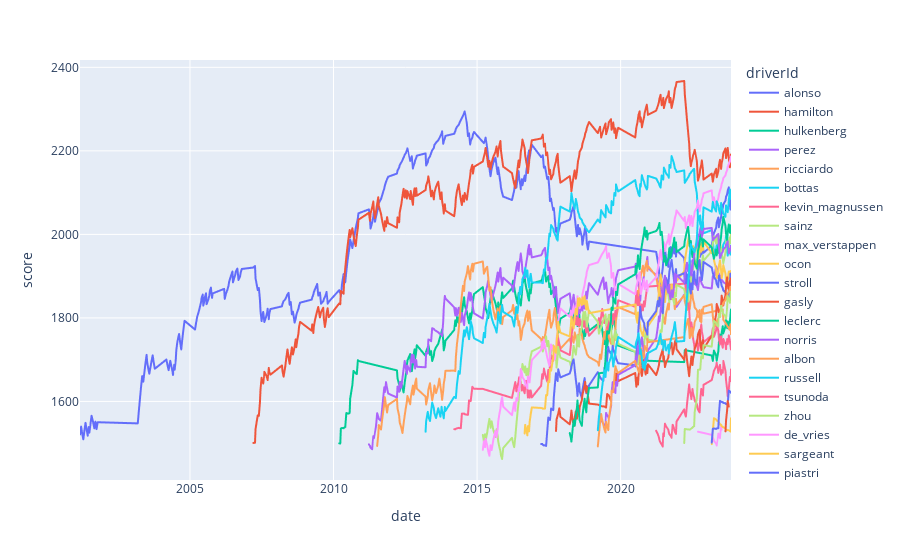

Notebook code cell kept with this figure:
### Code cell
curr_drivers = set(res_df.loc[(res_df["year"] == 2023), "driverId"])
curr_df = res_df[res_df["driverId"].isin(curr_drivers)].sort_values(["year", "round"])
px.line(curr_df, x="date", y="score", color="driverId")
